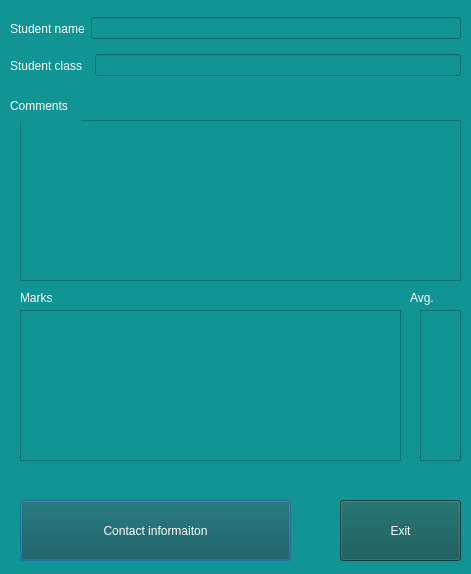
<?xml version="1.0" encoding="UTF-8"?>
<ui version="4.0">
 <class>parent_window</class>
 <widget class="QDialog" name="parent_window">
  <property name="windowTitle">
   <string>Dialog</string>
  </property>
  <property name="styleSheet">
   <string notr="true">
color: rgb(255, 255, 255);
background-color: rgb(16, 149, 148);
</string>
  </property>
  <widget class="QPushButton" name="pushButton_info">
   <property name="geometry">
    <rect>
     <x>20</x>
     <y>500</y>
     <width>271</width>
     <height>61</height>
    </rect>
   </property>
   <property name="styleSheet">
    <string notr="true">background-color: rgb(29, 35, 35);
background-color: rgb(9, 83, 82);
color: rgb(255, 255, 255);</string>
   </property>
   <property name="text">
    <string>Contact informaiton</string>
   </property>
  </widget>
  <widget class="QPushButton" name="pushButton_cancel">
   <property name="geometry">
    <rect>
     <x>340</x>
     <y>500</y>
     <width>121</width>
     <height>61</height>
    </rect>
   </property>
   <property name="styleSheet">
    <string notr="true">background-color: rgb(29, 35, 35);
background-color: rgb(9, 83, 82);
color: rgb(255, 255, 255);</string>
   </property>
   <property name="text">
    <string>Exit</string>
   </property>
  </widget>
  <widget class="QTextEdit" name="textEdit_avg_marks">
   <property name="geometry">
    <rect>
     <x>420</x>
     <y>310</y>
     <width>41</width>
     <height>151</height>
    </rect>
   </property>
   <property name="styleSheet">
    <string notr="true">color: rgb(255, 255, 255);</string>
   </property>
   <property name="readOnly">
    <bool>true</bool>
   </property>
  </widget>
  <widget class="QLabel" name="label_marks_2">
   <property name="geometry">
    <rect>
     <x>410</x>
     <y>290</y>
     <width>32</width>
     <height>16</height>
    </rect>
   </property>
   <property name="styleSheet">
    <string notr="true">color: rgb(255, 255, 255);</string>
   </property>
   <property name="text">
    <string>Avg.</string>
   </property>
  </widget>
  <widget class="QWidget" name="layoutWidget">
   <property name="geometry">
    <rect>
     <x>10</x>
     <y>13</y>
     <width>451</width>
     <height>31</height>
    </rect>
   </property>
   <layout class="QHBoxLayout" name="horizontalLayout">
    <item>
     <widget class="QLabel" name="label_studname">
      <property name="styleSheet">
       <string notr="true">color: rgb(255, 255, 255);</string>
      </property>
      <property name="text">
       <string>Student name</string>
      </property>
     </widget>
    </item>
    <item>
     <widget class="QLineEdit" name="lineEdit_studname">
      <property name="styleSheet">
       <string notr="true">color: rgb(255, 255, 255);</string>
      </property>
      <property name="readOnly">
       <bool>true</bool>
      </property>
     </widget>
    </item>
   </layout>
  </widget>
  <widget class="QWidget" name="layoutWidget">
   <property name="geometry">
    <rect>
     <x>10</x>
     <y>50</y>
     <width>451</width>
     <height>31</height>
    </rect>
   </property>
   <layout class="QHBoxLayout" name="horizontalLayout_2">
    <item>
     <widget class="QLabel" name="label_studclass">
      <property name="styleSheet">
       <string notr="true">color: rgb(255, 255, 255);</string>
      </property>
      <property name="text">
       <string>Student class  </string>
      </property>
     </widget>
    </item>
    <item>
     <widget class="QLineEdit" name="lineEdit_studclass">
      <property name="styleSheet">
       <string notr="true">color: rgb(255, 255, 255);</string>
      </property>
      <property name="readOnly">
       <bool>true</bool>
      </property>
     </widget>
    </item>
   </layout>
  </widget>
  <widget class="QLabel" name="label_marks">
   <property name="geometry">
    <rect>
     <x>20</x>
     <y>290</y>
     <width>32</width>
     <height>16</height>
    </rect>
   </property>
   <property name="styleSheet">
    <string notr="true">color: rgb(255, 255, 255);</string>
   </property>
   <property name="text">
    <string>Marks</string>
   </property>
  </widget>
  <widget class="QTextEdit" name="textEdit_marks">
   <property name="geometry">
    <rect>
     <x>20</x>
     <y>310</y>
     <width>381</width>
     <height>151</height>
    </rect>
   </property>
   <property name="styleSheet">
    <string notr="true">color: rgb(255, 255, 255);</string>
   </property>
   <property name="readOnly">
    <bool>true</bool>
   </property>
  </widget>
  <widget class="QTextEdit" name="textEdit_comments">
   <property name="geometry">
    <rect>
     <x>20</x>
     <y>120</y>
     <width>441</width>
     <height>161</height>
    </rect>
   </property>
   <property name="styleSheet">
    <string notr="true">color: rgb(255, 255, 255);</string>
   </property>
   <property name="readOnly">
    <bool>true</bool>
   </property>
  </widget>
  <widget class="QLabel" name="label_comments">
   <property name="geometry">
    <rect>
     <x>10</x>
     <y>90</y>
     <width>71</width>
     <height>31</height>
    </rect>
   </property>
   <property name="styleSheet">
    <string notr="true">color: rgb(255, 255, 255);</string>
   </property>
   <property name="text">
    <string>Comments</string>
   </property>
  </widget>
 </widget>
 <resources/>
 <connections/>
</ui>
